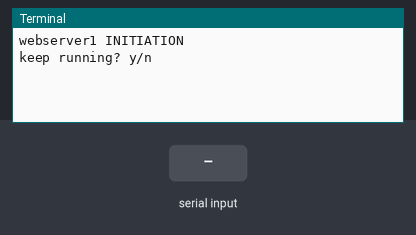
A program run on a simulated Raspberry Pi (BCM pin numbers). Shown: the last lines printed to the terminal. Inputs (shaded band) come from the test bench. At 2.8 s the program stops and its outputs stay as they are.

Above: at 1.2 s.
1.3 s: "y" typed at the terminal, then Enter
At 2.5 s:
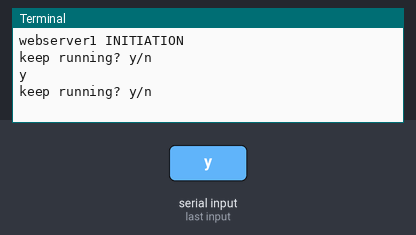
2.8 s: "1" typed at the terminal, then Enter
At 3.9 s:
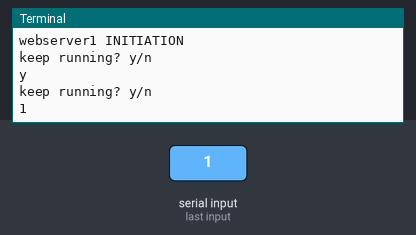

The program:

webserver1.py
```python
import RPi.GPIO as GPIO
import os
from http.server import BaseHTTPRequestHandler, HTTPServer

print("webserver1 INITIATION")

host_name = '192.168.0.178'    # Change this to your Raspberry Pi IP address
host_port = 8000
server_active = True

#class MyServer(BaseHTTPRequestHandler):

def run(server_class=HTTPServer, handler_class=BaseHTTPRequestHandler):
        server_address = (host_name, host_port)
        httpd = server_class(server_address, handler_class)
        httpd.serve_forever()

while server_active:
        run
        print("keep running? y/n")
        choice = str(input())
        if choice != 'y':
                server_active = False
```

Measured:
- after the input at 1.3 s, the terminal: prints a new line at once (image 1)
- after the input at 2.8 s, the terminal: prints a new line at once (image 2)
